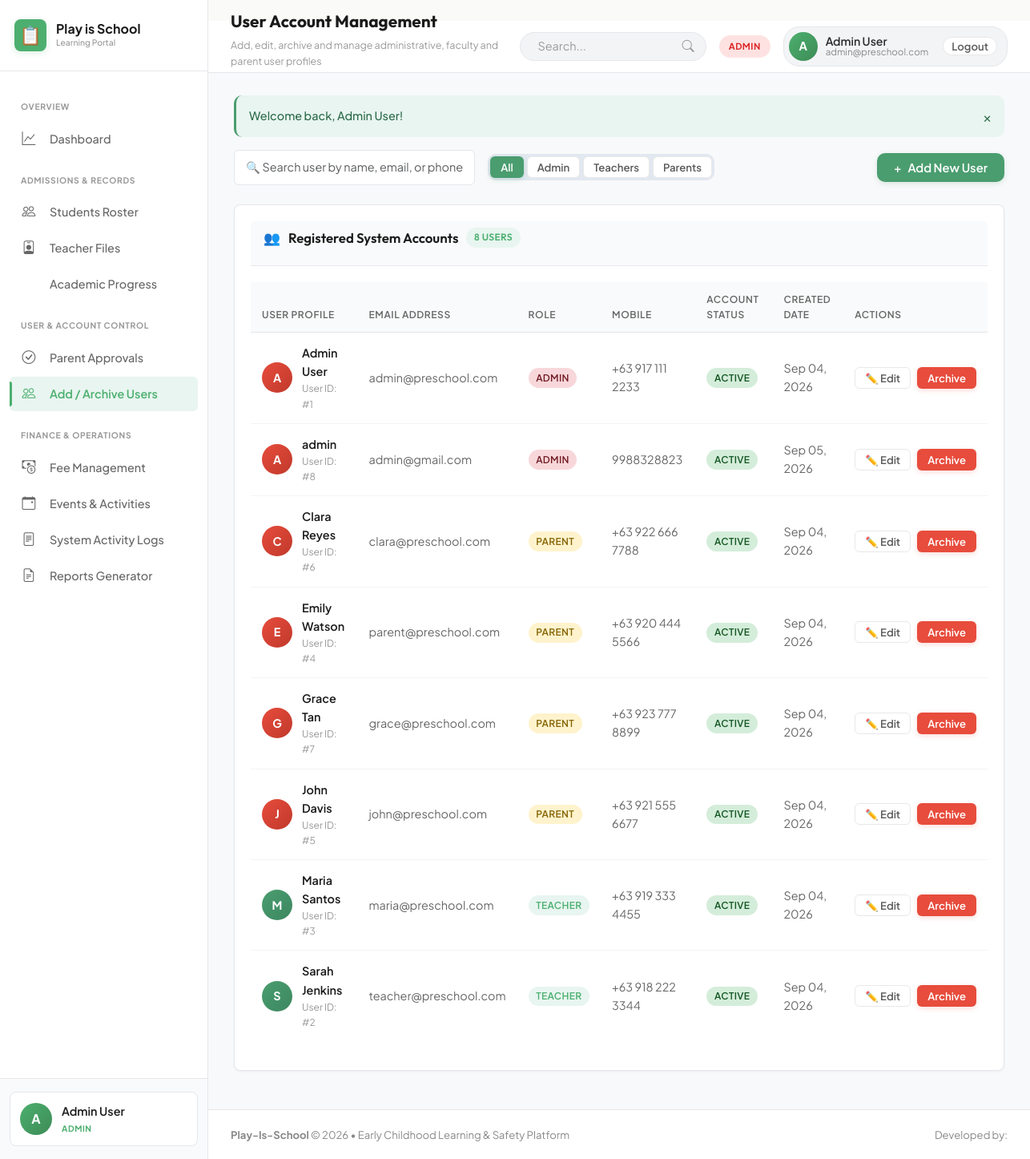
The page /admin/users.php (signed in) on the database its author committed.
### tables this page shows
CREATE TABLE users (
            id INTEGER PRIMARY KEY AUTOINCREMENT,
            name TEXT NOT NULL,
            email TEXT UNIQUE NOT NULL,
            password TEXT NOT NULL,
            role TEXT NOT NULL CHECK(role IN ('admin', 'teacher', 'parent')),
            phone TEXT,
            status TEXT NOT NULL DEFAULT 'active' CHECK(status IN ('active', 'pending_approval', 'archived', 'rejected')),
            avatar TEXT,
            created_at DATETIME DEFAULT CURRENT_TIMESTAMP,
            updated_at DATETIME DEFAULT CURRENT_TIMESTAMP
        );

### config/config.php (called while the page is built, shortened)
<?php
function url($path = '') {
    $path = ltrim($path, '/');
    $base = BASE_URL;
    return $base ? "{$base}/{$path}" : "/{$path}";
}
function isLoggedIn() {
    return !empty($_SESSION['user_id']);
}
function currentUser() {
    return $_SESSION['user'] ?? null;
}
function userRole() {
    return $_SESSION['user']['role'] ?? null;
}
function getFlash() {
    if (isset($_SESSION['flash'])) {
        $flash = $_SESSION['flash'];
        return $flash;
    }
    return null;
}
function formatDate($date, $format = 'M d, Y') {
    return date($format, strtotime($date));
}

### admin/users.php (the view, shortened to what this page needs)
<?php
$pageTitle = 'User Account Management';
$pageSubtitle = 'Add, edit, archive and manage administrative, faculty and parent user profiles';
$db = getDB();
$roleFilter = $_GET['role'] ?? 'all';
$query = "SELECT * FROM users";
$params = [];
$query .= " ORDER BY status ASC, role ASC, name ASC";
$stmt = $db->prepare($query);
$stmt->execute($params);
$usersList = $stmt->fetchAll();
require_once dirname(__DIR__) . '/includes/header.php';
?>
<div class="d-flex justify-between align-center" style="margin-bottom: 24px; flex-wrap: wrap; gap: 14px;">
    <div class="d-flex gap-3 align-center" style="flex: 1; max-width: 600px;">
        <input type="text" class="form-control" data-table-search="usersTable" placeholder="🔍 Search user by name, email, or phone...">
        <div class="d-flex gap-1" style="background: #E2E8F0; padding: 3px; border-radius: var(--radius-md);">
            <a href="users.php?role=all" class="btn btn-sm <?= $roleFilter === 'all' ? 'btn-primary' : 'btn-secondary' ?>">All</a>
            <a href="users.php?role=admin" class="btn btn-sm <?= $roleFilter === 'admin' ? 'btn-primary' : 'btn-secondary' ?>">Admin</a>
            <a href="users.php?role=teacher" class="btn btn-sm <?= $roleFilter === 'teacher' ? 'btn-primary' : 'btn-secondary' ?>">Teachers</a>
            <a href="users.php?role=parent" class="btn btn-sm <?= $roleFilter === 'parent' ? 'btn-primary' : 'btn-secondary' ?>">Parents</a>
        </div>
    </div>
    <button class="btn btn-primary" onclick="openUserModal()">
        <span>+</span> Add New User
    </button>
</div>
<div class="card">
    <div class="card-header">
        <h3 class="card-title">
            <span>👥</span> Registered System Accounts
            <span class="badge badge-primary"><?= count($usersList) ?> Users</span>
        </h3>
    </div>
    <div class="table-responsive">
        <table class="table" id="usersTable">
            <thead>
                <tr>
                    <th>User Profile</th>
                    <th>Email Address</th>
                    <th>Role</th>
                    <th>Mobile</th>
                    <th>Account Status</th>
                    <th>Created Date</th>
                    <th>Actions</th>
                </tr>
            </thead>
            <tbody>
                <?php foreach ($usersList as $u): ?>
                    <tr>
                        <td>
                            <div class="user-cell">
                                <div class="user-cell-avatar" style="background: <?= $u['role'] === 'admin' ? 'var(--grad-rose)' : ($u['role'] === 'teacher' ? 'var(--grad-mint)' : 'var(--grad-accent)') ?>;">
                                    <?= strtoupper(substr($u['name'], 0, 1)) ?>
                                </div>
                                <div>
                                    <strong class="user-cell-name"><?= htmlspecialchars($u['name']) ?></strong>
                                    <div class="user-cell-sub">User ID: #<?= $u['id'] ?></div>
                                </div>
                            </div>
                        </td>
                        <td><?= htmlspecialchars($u['email']) ?></td>
                        <td>
                            <span class="badge <?= $u['role'] === 'admin' ? 'badge-danger' : ($u['role'] === 'teacher' ? 'badge-primary' : 'badge-warning') ?>">
                                <?= strtoupper($u['role']) ?>
                            </span>
                        </td>
                        <td><?= htmlspecialchars($u['phone'] ?? 'None') ?></td>
                        <td>
                            <span class="badge <?= $u['status'] === 'active' ? 'badge-success' : ($u['status'] === 'pending_approval' ? 'badge-warning' : 'badge-danger') ?>">
                                <?= strtoupper(str_replace('_', ' ', $u['status'])) ?>
                            </span>
                        </td>
                        <td><?= formatDate($u['created_at']) ?></td>
                        <td>
                            <div class="d-flex gap-2">
                                <button class="btn btn-secondary btn-sm" onclick='editUser(<?= json_encode($u) ?>)'>
                                    ✏️ Edit
                                </button>
                                <?php if ($u['status'] === 'active'): ?>
                                    <form method="POST" action="users.php" onsubmit="return confirm('Archive this user account?');" style="display:inline;">
                                        <button type="submit" class="btn btn-danger btn-sm">Archive</button>
                                    </form>
                                <?php endif; ?>
                            </div>
                        </td>
                    </tr>
                <?php endforeach; ?>
            </tbody>
        </table>
    </div>
</div>
<?php require_once dirname(__DIR__) . '/includes/footer.php'; ?>

### includes/header.php (shortened to what this page needs)
<?php
$flash = getFlash();
$pageTitle = $pageTitle ?? 'Dashboard';
$pageSubtitle = $pageSubtitle ?? APP_SUBTITLE;
?>
<!DOCTYPE html>
<html lang="en">
<head>
    <link href="https://cdn.jsdelivr.net/npm/bootstrap@5.3.0/dist/css/bootstrap.min.css" rel="stylesheet">
    <link rel="stylesheet" href="https://cdn.jsdelivr.net/npm/bootstrap-icons@1.10.0/font/bootstrap-icons.css">
    <link rel="stylesheet" href="<?= url('assets/css/style.css') ?>">
    <link rel="stylesheet" href="<?= url('assets/css/dashboard.css') ?>">
    <link rel="stylesheet" href="<?= url('assets/css/bootstrap-enhancements.css') ?>">>
</head>
<body>
<div class="app-wrapper">
    <?php require_once __DIR__ . '/sidebar/sidebar.php'; ?>
    <div class="app-main">
        <header class="app-topbar">
            <div class="topbar-left">
                <div class="page-title-box">
                    <h1><?= htmlspecialchars($pageTitle) ?></h1>
                    <p><?= htmlspecialchars($pageSubtitle) ?></p>
                </div>
            </div>
            <div class="topbar-right">
                <div class="topbar-search">
                    <input type="text" class="search-input" id="globalSearch" placeholder="Search..." aria-label="Search">
                    <i class="bi bi-search search-icon"></i>
                </div>
                <span class="role-pill <?= htmlspecialchars($role) ?>">
                    <?= strtoupper(htmlspecialchars($role)) ?>
                </span>
                <div class="user-profile-menu">
                    <div class="user-avatar">
                        <?= strtoupper(substr($user['name'] ?? 'U', 0, 1)) ?>
                    </div>
                    <div style="line-height: 1.1;">
                        <div style="font-size: 0.88rem; font-weight: 600; color: var(--text-primary);">
                            <?= htmlspecialchars($user['name'] ?? 'User') ?>
                        </div>
                        <div style="font-size: 0.72rem; color: var(--text-muted);">
                            <?= htmlspecialchars($user['email'] ?? '') ?>
                        </div>
                    </div>
                    <a href="<?= url('auth/logout.php') ?>" class="btn btn-secondary btn-sm" style="margin-left: 8px; border-radius: var(--radius-full); padding: 4px 10px;" title="Logout">
                        Logout
                    </a>
                </div>
            </div>
        </header>
        <main class="page-container">
            <?php if ($flash): ?>
                <div class="flash-alert flash-<?= htmlspecialchars($flash['type']) ?>">
                    <span><?= htmlspecialchars($flash['message']) ?></span>
                    <button type="button" onclick="this.parentElement.remove()" style="background:none; border:none; cursor:pointer; font-size:1.1rem; color:inherit;">&times;</button>
                </div>
            <?php endif; ?>

### includes/sidebar/sidebar.php (shortened to what this page needs)
<?php
$user = currentUser();
$role = userRole();
$currentScript = basename($_SERVER['SCRIPT_NAME']);
?>
<aside class="app-sidebar" id="appSidebar">
    <div class="sidebar-brand">
        <div class="brand-icon">📋</div>
        <div>
            <div class="brand-title">Play is School</div>
            <div class="brand-subtitle">Learning Portal</div>
        </div>
    </div>
    <div class="sidebar-nav">
        <?php if ($role === 'admin'): ?>
            <div class="nav-section-title">Overview</div>
            <a href="<?= url('admin/index.php') ?>" class="nav-item <?= $currentScript === 'index.php' ? 'active' : '' ?>">
                <i class="nav-icon bi bi-graph-up"></i> Dashboard
            </a>
            <div class="nav-section-title">Admissions & Records</div>
            <a href="<?= url('admin/students.php') ?>" class="nav-item <?= $currentScript === 'students.php' ? 'active' : '' ?>">
                <i class="nav-icon bi bi-people"></i> Students Roster
            </a>
            <a href="<?= url('admin/teachers.php') ?>" class="nav-item <?= $currentScript === 'teachers.php' ? 'active' : '' ?>">
                <i class="nav-icon bi bi-person-badge"></i> Teacher Files
            </a>
            <a href="<?= url('admin/progress.php') ?>" class="nav-item <?= $currentScript === 'progress.php' ? 'active' : '' ?>">
                <i class="nav-icon bi bi-trending-up"></i> Academic Progress
            </a>
            <div class="nav-section-title">User & Account Control</div>
            <a href="<?= url('admin/approvals.php') ?>" class="nav-item <?= $currentScript === 'approvals.php' ? 'active' : '' ?>">
                <i class="nav-icon bi bi-check-circle"></i> Parent Approvals
            </a>
            <a href="<?= url('admin/users.php') ?>" class="nav-item <?= $currentScript === 'users.php' ? 'active' : '' ?>">
                <i class="nav-icon bi bi-people"></i> Add / Archive Users
            </a>
            <div class="nav-section-title">Finance & Operations</div>
            <a href="<?= url('admin/fees.php') ?>" class="nav-item <?= $currentScript === 'fees.php' ? 'active' : '' ?>">
                <i class="nav-icon bi bi-cash-coin"></i> Fee Management
            </a>
            <a href="<?= url('admin/events.php') ?>" class="nav-item <?= $currentScript === 'events.php' ? 'active' : '' ?>">
                <i class="nav-icon bi bi-calendar-event"></i> Events & Activities
            </a>
            <a href="<?= url('admin/logs.php') ?>" class="nav-item <?= $currentScript === 'logs.php' ? 'active' : '' ?>">
                <i class="nav-icon bi bi-file-text"></i> System Activity Logs
            </a>
            <a href="<?= url('admin/reports.php') ?>" class="nav-item <?= $currentScript === 'reports.php' ? 'active' : '' ?>">
                <i class="nav-icon bi bi-file-earmark-text"></i> Reports Generator
            </a>
        <?php endif; ?>
    </div>
    <div class="sidebar-profile-section">
        <div class="sidebar-profile-card">
            <div class="sidebar-profile-avatar">
                <?= strtoupper(substr($user['name'] ?? 'U', 0, 1)) ?>
            </div>
            <div class="sidebar-profile-info">
                <div class="sidebar-profile-name"><?= htmlspecialchars($user['name'] ?? 'User') ?></div>
                <div class="sidebar-profile-role"><?= strtoupper($role ?? 'User') ?></div>
            </div>
        </div>
    </div>
</aside>

### assets/css/style.css (style rules this page uses)
:root { --primary: #4A9D6F; --primary-light: #E8F5F0; --primary-hover: #2D6B4A; --primary-glow: rgba(74, 157, 111, 0.15); --accent: #E74C3C; --accent-light: #FDEEF0; --accent-hover: #C0392B; --secondary: #F4C430; --secondary-light: #FEF9E7; --secondary-hover: #D4A327; --sky: #5DADE2; --sky-light: #EAF2F8; --mint: #4A9D6F; --mint-light: #E8F5F0; --mint-dark: #2D6B4A; --rose: #E74C3C; --rose-light: #FDEEF0; --rose-dark: #A93226; --bg-main: #FAFAF8; --bg-card: #FFFFFF; --bg-card-subtle: #F5F3F1; --text-primary: #2C2C2C; --text-secondary: #5A5A5A; --text-muted: #898989; --border-color: #E8E8E8; --border-subtle: #F0F0F0; --grad-primary: linear-gradient(135deg, #4A9D6F 0%, #2D6B4A 100%); --grad-accent: linear-gradient(135deg, #E74C3C 0%, #C0392B 100%); --grad-secondary: linear-gradient(135deg, #F4C430 0%, #D4A327 100%); --grad-mint: linear-gradient(135deg, #4A9D6F 0%, #3D8760 100%); --grad-rose: linear-gradient(135deg, #E74C3C 0%, #C0392B 100%); --grad-hero: linear-gradient(135deg, #2D6B4A 0%, #4A9D6F 50%, #68B189 100%); --shadow-sm: 0 1px 2px 0 rgba(0, 0, 0, 0.03); --shadow-md: 0 2px 4px rgba(0, 0, 0, 0.05); --shadow-lg: 0 4px 8px rgba(0, 0, 0, 0.08); --shadow-xl: 0 8px 16px rgba(0, 0, 0, 0.1); --shadow-hover: 0 8px 16px rgba(74, 157, 111, 0.12); --radius-sm: 6px; --radius-md: 10px; --radius-lg: 14px; --radius-xl: 20px; --radius-full: 9999px; --trans-fast: 0.15s ease; --trans-normal: 0.25s ease; --trans-bounce: 0.3s ease; }
*, *::before, *::after { box-sizing: border-box; margin: 0; padding: 0; }
body { font-family: 'Plus Jakarta Sans', -apple-system, BlinkMacSystemFont, 'Segoe UI', Roboto, sans-serif; background-color: var(--bg-main); color: var(--text-primary); line-height: 1.6; -webkit-font-smoothing: antialiased; -moz-osx-font-smoothing: grayscale; min-height: 100vh; }
h1, h2, h3, h4, h5, h6 { font-family: 'Outfit', sans-serif; color: var(--text-primary); font-weight: 700; line-height: 1.25; }
a { color: var(--primary); text-decoration: none; transition: color var(--trans-fast); }
.btn { display: inline-flex; align-items: center; justify-content: center; gap: 8px; font-family: 'Plus Jakarta Sans', sans-serif; font-size: 0.92rem; font-weight: 600; padding: 10px 20px; border-radius: var(--radius-md); border: 1px solid transparent; cursor: pointer; transition: all var(--trans-fast); text-decoration: none; line-height: 1; white-space: nowrap; }
.btn-primary { background: var(--primary); color: #FFFFFF !important; box-shadow: 0 2px 6px rgba(74, 157, 111, 0.2); }
.btn-danger { background: var(--accent); color: #FFFFFF !important; box-shadow: 0 2px 6px rgba(231, 76, 60, 0.2); }
.btn-secondary { background: var(--bg-card); border-color: var(--border-color); color: var(--text-secondary) !important; }
.btn-sm { padding: 6px 12px; font-size: 0.82rem; border-radius: var(--radius-sm); }
.badge { display: inline-flex; align-items: center; gap: 5px; font-size: 0.74rem; font-weight: 600; text-transform: uppercase; letter-spacing: 0.03em; padding: 4px 10px; border-radius: var(--radius-full); line-height: 1; }
.badge-success { background: #E8F5F0; color: var(--primary); }
.badge-warning { background: #FEF9E7; color: var(--secondary-hover); }
.badge-danger { background: #FDEEF0; color: var(--accent); }
.badge-primary { background: #E8F5F0; color: var(--primary); }
.form-control, .form-select, textarea.form-control { width: 100%; padding: 10px 12px; font-family: inherit; font-size: 0.92rem; border: 1px solid var(--border-color); border-radius: var(--radius-md); background-color: var(--bg-card); color: var(--text-primary); transition: all var(--trans-fast); }
.flash-alert { padding: 12px 16px; border-radius: var(--radius-md); margin-bottom: 16px; display: flex; align-items: center; justify-content: space-between; gap: 12px; font-weight: 500; font-size: 0.9rem; animation: slideDown 0.3s ease; border-left: 3px solid; }
.flash-success { background: #E8F5F0; border-left-color: var(--primary); color: var(--primary-hover); }
.d-flex { display: flex; }
.align-center { align-items: center; }
.justify-between { justify-content: space-between; }
.gap-2 { gap: 8px; }
.gap-3 { gap: 12px; }

### rows shown on the page
users: name "A", name "Admin User", email "admin@preschool.com", id "1", role "ADMIN", phone "+63 917 111 2233", status "ACTIVE", created_at "Sep 04, 2026"
users: name "A", name "admin", id "8", email "admin@gmail.com", role "ADMIN", phone "9988328823", status "ACTIVE", created_at "Sep 05, 2026"
users: name "C", name "Clara Reyes", id "6", email "clara@preschool.com", role "PARENT", phone "+63 922 666 7788", status "ACTIVE", created_at "Sep 04, 2026"
users: name "E", name "Emily Watson", id "4", email "parent@preschool.com", role "PARENT", phone "+63 920 444 5566", status "ACTIVE", created_at "Sep 04, 2026"
users: name "G", name "Grace Tan", id "7", email "grace@preschool.com", role "PARENT", phone "+63 923 777 8899", status "ACTIVE", created_at "Sep 04, 2026"
users: name "J", name "John Davis", id "5", email "john@preschool.com", role "PARENT", phone "+63 921 555 6677", status "ACTIVE", created_at "Sep 04, 2026"
users: name "M", name "Maria Santos", id "3", email "maria@preschool.com", role "TEACHER", phone "+63 919 333 4455", status "ACTIVE", created_at "Sep 04, 2026"
users: name "S", name "Sarah Jenkins", id "2", email "teacher@preschool.com", role "TEACHER", phone "+63 918 222 3344", status "ACTIVE", created_at "Sep 04, 2026"

### other values the page prints
$role "ADMIN"
$pageTitle "User Account Management"
$pageSubtitle "Add, edit, archive and manage administrative, faculty and parent user profiles"
$flash['message'] "Welcome back, Admin User!"
count($usersList) "8"
APP_NAME "Play-Is-School"
